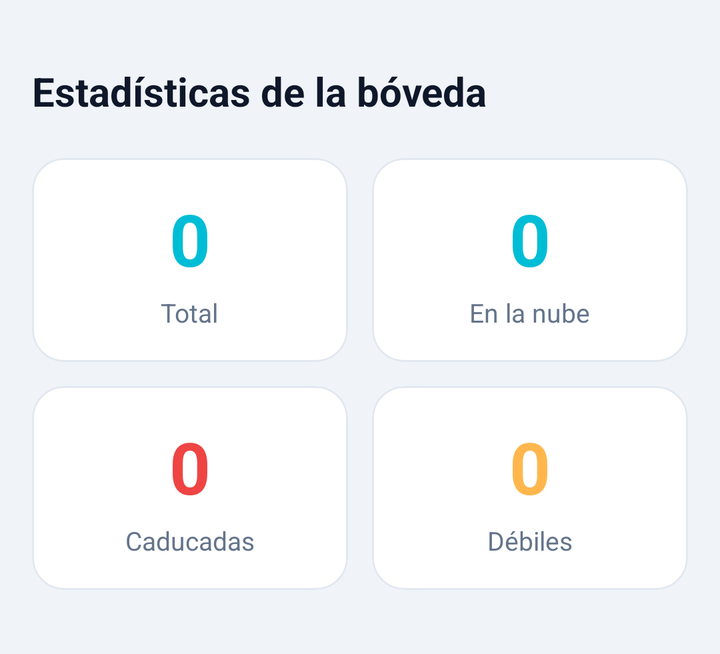
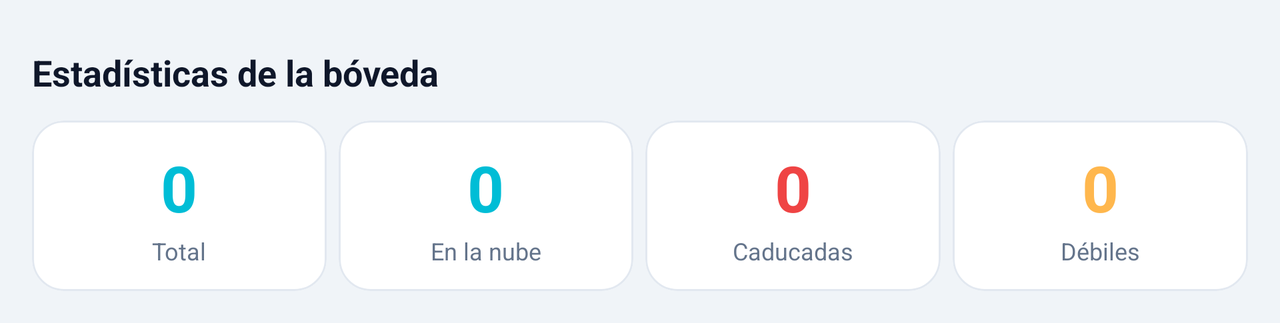

First picture: res/layout/ on a phone held upright. Second picture: the repository's own variant of that layout, on a device whose configuration matches the variant's folder. Source for both follows.
<!-- AndroidManifest.xml: application theme Theme.Clef -->
<!-- res/layout/dialog_stats.xml -->
<?xml version="1.0" encoding="utf-8"?>
<LinearLayout xmlns:android="http://schemas.android.com/apk/res/android"
    xmlns:app="http://schemas.android.com/apk/res-auto"
    android:layout_width="match_parent"
    android:layout_height="wrap_content"
    android:orientation="vertical"
    android:paddingHorizontal="16dp"
    android:paddingTop="8dp"
    android:paddingBottom="32dp">

    
    <View
        android:layout_width="40dp"
        android:layout_height="4dp"
        android:layout_gravity="center_horizontal"
        android:layout_marginBottom="20dp"
        android:background="@drawable/bg_handle"
        android:backgroundTint="?attr/colorOutline" />

    <TextView
        android:layout_width="match_parent"
        android:layout_height="wrap_content"
        android:layout_marginBottom="20dp"
        android:text="@string/stats_title"
        android:textSize="20sp"
        android:textStyle="bold"
        android:textColor="?attr/colorOnSurface" />

    
    <LinearLayout
        android:layout_width="match_parent"
        android:layout_height="wrap_content"
        android:orientation="horizontal"
        android:layout_marginBottom="12dp">

        <com.google.android.material.card.MaterialCardView
            android:layout_width="0dp"
            android:layout_height="wrap_content"
            android:layout_weight="1"
            android:layout_marginEnd="6dp"
            app:cardBackgroundColor="@color/clef_card_surface"
            app:cardCornerRadius="16dp"
            app:cardElevation="0dp"
            app:strokeColor="@color/clef_border"
            app:strokeWidth="1dp">

            <LinearLayout
                android:layout_width="match_parent"
                android:layout_height="wrap_content"
                android:orientation="vertical"
                android:padding="16dp"
                android:gravity="center">

                <TextView
                    android:id="@+id/tvStatTotal"
                    android:layout_width="wrap_content"
                    android:layout_height="wrap_content"
                    android:textSize="36sp"
                    android:textStyle="bold"
                    android:textColor="?attr/colorPrimary"
                    android:text="0" />

                <TextView
                    android:layout_width="wrap_content"
                    android:layout_height="wrap_content"
                    android:layout_marginTop="4dp"
                    android:text="@string/stats_total"
                    android:textSize="13sp"
                    android:textColor="?attr/colorOnSurfaceVariant" />

            </LinearLayout>
        </com.google.android.material.card.MaterialCardView>

        <com.google.android.material.card.MaterialCardView
            android:layout_width="0dp"
            android:layout_height="wrap_content"
            android:layout_weight="1"
            android:layout_marginStart="6dp"
            app:cardBackgroundColor="@color/clef_card_surface"
            app:cardCornerRadius="16dp"
            app:cardElevation="0dp"
            app:strokeColor="@color/clef_border"
            app:strokeWidth="1dp">

            <LinearLayout
                android:layout_width="match_parent"
                android:layout_height="wrap_content"
                android:orientation="vertical"
                android:padding="16dp"
                android:gravity="center">

                <TextView
                    android:id="@+id/tvStatCloud"
                    android:layout_width="wrap_content"
                    android:layout_height="wrap_content"
                    android:textSize="36sp"
                    android:textStyle="bold"
                    android:textColor="?attr/colorPrimary"
                    android:text="0" />

                <TextView
                    android:layout_width="wrap_content"
                    android:layout_height="wrap_content"
                    android:layout_marginTop="4dp"
                    android:text="@string/stats_cloud"
                    android:textSize="13sp"
                    android:textColor="?attr/colorOnSurfaceVariant" />

            </LinearLayout>
        </com.google.android.material.card.MaterialCardView>

    </LinearLayout>

    
    <LinearLayout
        android:layout_width="match_parent"
        android:layout_height="wrap_content"
        android:orientation="horizontal">

        <com.google.android.material.card.MaterialCardView
            android:layout_width="0dp"
            android:layout_height="wrap_content"
            android:layout_weight="1"
            android:layout_marginEnd="6dp"
            app:cardBackgroundColor="@color/clef_card_surface"
            app:cardCornerRadius="16dp"
            app:cardElevation="0dp"
            app:strokeColor="@color/clef_border"
            app:strokeWidth="1dp">

            <LinearLayout
                android:layout_width="match_parent"
                android:layout_height="wrap_content"
                android:orientation="vertical"
                android:padding="16dp"
                android:gravity="center">

                <TextView
                    android:id="@+id/tvStatExpired"
                    android:layout_width="wrap_content"
                    android:layout_height="wrap_content"
                    android:textSize="36sp"
                    android:textStyle="bold"
                    android:textColor="@color/expiry_expired"
                    android:text="0" />

                <TextView
                    android:layout_width="wrap_content"
                    android:layout_height="wrap_content"
                    android:layout_marginTop="4dp"
                    android:text="@string/stats_expired"
                    android:textSize="13sp"
                    android:textColor="?attr/colorOnSurfaceVariant" />

            </LinearLayout>
        </com.google.android.material.card.MaterialCardView>

        <com.google.android.material.card.MaterialCardView
            android:layout_width="0dp"
            android:layout_height="wrap_content"
            android:layout_weight="1"
            android:layout_marginStart="6dp"
            app:cardBackgroundColor="@color/clef_card_surface"
            app:cardCornerRadius="16dp"
            app:cardElevation="0dp"
            app:strokeColor="@color/clef_border"
            app:strokeWidth="1dp">

            <LinearLayout
                android:layout_width="match_parent"
                android:layout_height="wrap_content"
                android:orientation="vertical"
                android:padding="16dp"
                android:gravity="center">

                <TextView
                    android:id="@+id/tvStatWeak"
                    android:layout_width="wrap_content"
                    android:layout_height="wrap_content"
                    android:textSize="36sp"
                    android:textStyle="bold"
                    android:textColor="@color/expiry_warning"
                    android:text="0" />

                <TextView
                    android:layout_width="wrap_content"
                    android:layout_height="wrap_content"
                    android:layout_marginTop="4dp"
                    android:text="@string/stats_weak"
                    android:textSize="13sp"
                    android:textColor="?attr/colorOnSurfaceVariant" />

            </LinearLayout>
        </com.google.android.material.card.MaterialCardView>

    </LinearLayout>

</LinearLayout>
<!-- resources referenced by this layout -->
<resources>
  <color name="clef_border">#E2E8F0</color>
  <color name="clef_card_surface">#FFFFFF</color>
  <color name="expiry_expired">#EF4444</color>
  <color name="expiry_warning">#FFB74D</color>
  <!-- drawable bg_handle (drawable) -->
  <?xml version="1.0" encoding="utf-8"?>
  <shape xmlns:android="http://schemas.android.com/apk/res/android"
      android:shape="rectangle">
      <corners android:radius="4dp" />
      <solid android:color="#00000000" />
      
  </shape>
  <string name="stats_cloud">En la nube</string>
  <string name="stats_expired">Caducadas</string>
  <string name="stats_title">Estadísticas de la bóveda</string>
  <string name="stats_total">Total</string>
  <string name="stats_weak">Débiles</string>
  <style name="Theme.Clef" parent="Base.Theme.Clef" />
  <style name="Base.Theme.Clef" parent="Theme.Material3.DayNight.NoActionBar">
          <item name="colorPrimary">@color/clef_primary</item>
          <item name="colorOnPrimary">@color/clef_on_primary</item>
          <item name="colorPrimaryContainer">@color/clef_primary_container</item>
          <item name="colorOnPrimaryContainer">@color/clef_on_primary_container</item>
          <item name="colorSecondary">@color/clef_secondary</item>
          <item name="colorSurface">@color/clef_surface</item>
          <item name="colorOnSurface">@color/clef_on_surface</item>
          <item name="colorSurfaceVariant">@color/clef_input_surface</item>
          <item name="colorOnSurfaceVariant">@color/clef_text_muted</item>
          <item name="colorOutline">@color/clef_border</item>
          <item name="android:colorBackground">@color/clef_background</item>
      </style>
  <color name="clef_primary">#00BDD6</color>
  <color name="clef_on_primary">#FFFFFF</color>
  <color name="clef_primary_container">#CFF7FB</color>
  <color name="clef_on_primary_container">#00363D</color>
  <color name="clef_secondary">#0077B6</color>
  <color name="clef_surface">#F0F4F8</color>
  <color name="clef_on_surface">#0F172A</color>
  <color name="clef_input_surface">#FFFFFF</color>
  <color name="clef_text_muted">#64748B</color>
  <color name="clef_background">#F0F4F8</color>
</resources>
<!-- res/layout-land/dialog_stats.xml (the repository's variant of the layout above) -->
<!-- drawn on the phone turned sideways -->
<?xml version="1.0" encoding="utf-8"?>
<LinearLayout xmlns:android="http://schemas.android.com/apk/res/android"
    xmlns:app="http://schemas.android.com/apk/res-auto"
    android:layout_width="match_parent"
    android:layout_height="wrap_content"
    android:orientation="vertical"
    android:paddingHorizontal="16dp"
    android:paddingTop="8dp"
    android:paddingBottom="16dp">

    <View
        android:layout_width="40dp"
        android:layout_height="4dp"
        android:layout_gravity="center_horizontal"
        android:layout_marginBottom="12dp"
        android:background="@drawable/bg_handle"
        android:backgroundTint="?attr/colorOutline" />

    <TextView
        android:layout_width="match_parent"
        android:layout_height="wrap_content"
        android:layout_marginBottom="12dp"
        android:text="Estadísticas de la bóveda"
        android:textSize="18sp"
        android:textStyle="bold"
        android:textColor="?attr/colorOnSurface" />

    
    <LinearLayout
        android:layout_width="match_parent"
        android:layout_height="wrap_content"
        android:orientation="horizontal">

        <com.google.android.material.card.MaterialCardView
            android:layout_width="0dp"
            android:layout_height="wrap_content"
            android:layout_weight="1"
            android:layout_marginEnd="6dp"
            app:cardBackgroundColor="@color/clef_card_surface"
            app:cardCornerRadius="16dp"
            app:cardElevation="0dp"
            app:strokeColor="@color/clef_border"
            app:strokeWidth="1dp">

            <LinearLayout
                android:layout_width="match_parent"
                android:layout_height="wrap_content"
                android:orientation="vertical"
                android:padding="12dp"
                android:gravity="center">

                <TextView
                    android:id="@+id/tvStatTotal"
                    android:layout_width="wrap_content"
                    android:layout_height="wrap_content"
                    android:textSize="32sp"
                    android:textStyle="bold"
                    android:textColor="?attr/colorPrimary"
                    android:text="0" />

                <TextView
                    android:layout_width="wrap_content"
                    android:layout_height="wrap_content"
                    android:layout_marginTop="2dp"
                    android:text="Total"
                    android:textSize="12sp"
                    android:textColor="?attr/colorOnSurfaceVariant" />
            </LinearLayout>
        </com.google.android.material.card.MaterialCardView>

        <com.google.android.material.card.MaterialCardView
            android:layout_width="0dp"
            android:layout_height="wrap_content"
            android:layout_weight="1"
            android:layout_marginEnd="6dp"
            app:cardBackgroundColor="@color/clef_card_surface"
            app:cardCornerRadius="16dp"
            app:cardElevation="0dp"
            app:strokeColor="@color/clef_border"
            app:strokeWidth="1dp">

            <LinearLayout
                android:layout_width="match_parent"
                android:layout_height="wrap_content"
                android:orientation="vertical"
                android:padding="12dp"
                android:gravity="center">

                <TextView
                    android:id="@+id/tvStatCloud"
                    android:layout_width="wrap_content"
                    android:layout_height="wrap_content"
                    android:textSize="32sp"
                    android:textStyle="bold"
                    android:textColor="?attr/colorPrimary"
                    android:text="0" />

                <TextView
                    android:layout_width="wrap_content"
                    android:layout_height="wrap_content"
                    android:layout_marginTop="2dp"
                    android:text="En la nube"
                    android:textSize="12sp"
                    android:textColor="?attr/colorOnSurfaceVariant" />
            </LinearLayout>
        </com.google.android.material.card.MaterialCardView>

        <com.google.android.material.card.MaterialCardView
            android:layout_width="0dp"
            android:layout_height="wrap_content"
            android:layout_weight="1"
            android:layout_marginEnd="6dp"
            app:cardBackgroundColor="@color/clef_card_surface"
            app:cardCornerRadius="16dp"
            app:cardElevation="0dp"
            app:strokeColor="@color/clef_border"
            app:strokeWidth="1dp">

            <LinearLayout
                android:layout_width="match_parent"
                android:layout_height="wrap_content"
                android:orientation="vertical"
                android:padding="12dp"
                android:gravity="center">

                <TextView
                    android:id="@+id/tvStatExpired"
                    android:layout_width="wrap_content"
                    android:layout_height="wrap_content"
                    android:textSize="32sp"
                    android:textStyle="bold"
                    android:textColor="@color/expiry_expired"
                    android:text="0" />

                <TextView
                    android:layout_width="wrap_content"
                    android:layout_height="wrap_content"
                    android:layout_marginTop="2dp"
                    android:text="Caducadas"
                    android:textSize="12sp"
                    android:textColor="?attr/colorOnSurfaceVariant" />
            </LinearLayout>
        </com.google.android.material.card.MaterialCardView>

        <com.google.android.material.card.MaterialCardView
            android:layout_width="0dp"
            android:layout_height="wrap_content"
            android:layout_weight="1"
            app:cardBackgroundColor="@color/clef_card_surface"
            app:cardCornerRadius="16dp"
            app:cardElevation="0dp"
            app:strokeColor="@color/clef_border"
            app:strokeWidth="1dp">

            <LinearLayout
                android:layout_width="match_parent"
                android:layout_height="wrap_content"
                android:orientation="vertical"
                android:padding="12dp"
                android:gravity="center">

                <TextView
                    android:id="@+id/tvStatWeak"
                    android:layout_width="wrap_content"
                    android:layout_height="wrap_content"
                    android:textSize="32sp"
                    android:textStyle="bold"
                    android:textColor="@color/expiry_warning"
                    android:text="0" />

                <TextView
                    android:layout_width="wrap_content"
                    android:layout_height="wrap_content"
                    android:layout_marginTop="2dp"
                    android:text="Débiles"
                    android:textSize="12sp"
                    android:textColor="?attr/colorOnSurfaceVariant" />
            </LinearLayout>
        </com.google.android.material.card.MaterialCardView>

    </LinearLayout>

</LinearLayout>
<!-- resources referenced by the variant -->
<!-- as the phone turned sideways resolves them -->
<resources>
  <color name="clef_border">#E2E8F0</color>
  <color name="clef_card_surface">#FFFFFF</color>
  <color name="expiry_expired">#EF4444</color>
  <color name="expiry_warning">#FFB74D</color>
  <!-- drawable bg_handle (drawable) -->
  <?xml version="1.0" encoding="utf-8"?>
  <shape xmlns:android="http://schemas.android.com/apk/res/android"
      android:shape="rectangle">
      <corners android:radius="4dp" />
      <solid android:color="#00000000" />
      
  </shape>
  <style name="Theme.Clef" parent="Base.Theme.Clef" />
  <style name="Base.Theme.Clef" parent="Theme.Material3.DayNight.NoActionBar">
          <item name="colorPrimary">@color/clef_primary</item>
          <item name="colorOnPrimary">@color/clef_on_primary</item>
          <item name="colorPrimaryContainer">@color/clef_primary_container</item>
          <item name="colorOnPrimaryContainer">@color/clef_on_primary_container</item>
          <item name="colorSecondary">@color/clef_secondary</item>
          <item name="colorSurface">@color/clef_surface</item>
          <item name="colorOnSurface">@color/clef_on_surface</item>
          <item name="colorSurfaceVariant">@color/clef_input_surface</item>
          <item name="colorOnSurfaceVariant">@color/clef_text_muted</item>
          <item name="colorOutline">@color/clef_border</item>
          <item name="android:colorBackground">@color/clef_background</item>
      </style>
  <color name="clef_primary">#00BDD6</color>
  <color name="clef_on_primary">#FFFFFF</color>
  <color name="clef_primary_container">#CFF7FB</color>
  <color name="clef_on_primary_container">#00363D</color>
  <color name="clef_secondary">#0077B6</color>
  <color name="clef_surface">#F0F4F8</color>
  <color name="clef_on_surface">#0F172A</color>
  <color name="clef_input_surface">#FFFFFF</color>
  <color name="clef_text_muted">#64748B</color>
  <color name="clef_background">#F0F4F8</color>
</resources>
